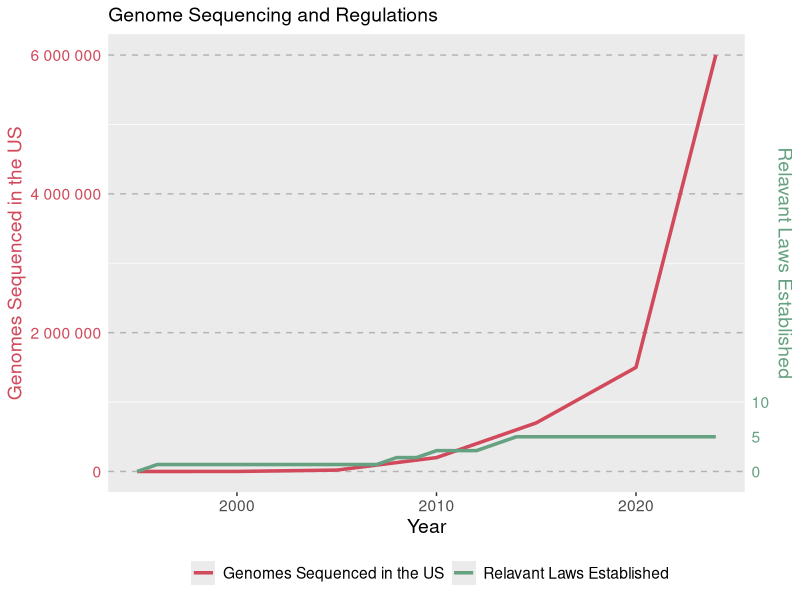
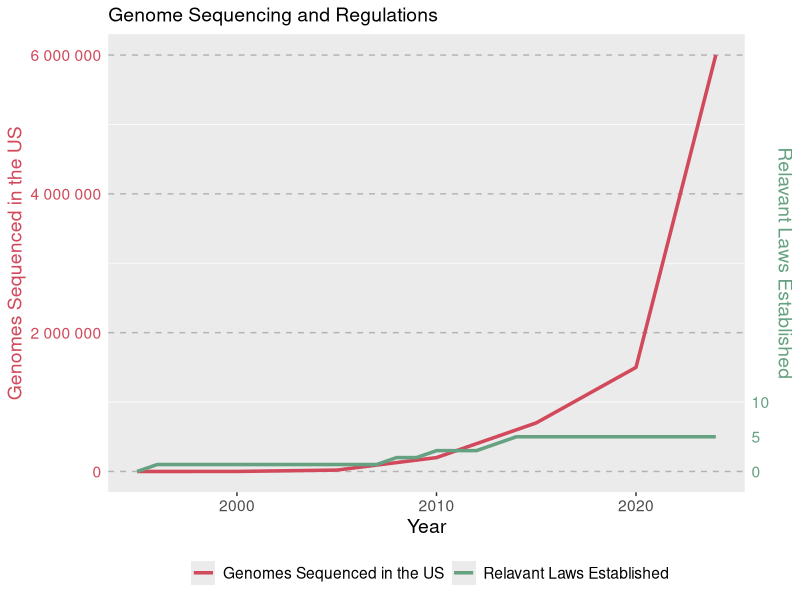

Here is the R script that generated these plots, in order:
library(dplyr)
library(readxl)
library(zoo)
library(ggplot2)
library(ggpubr)

d = read_excel(path = "policy_brief.xlsx")

d$law = na.approx(d$law)
d$sequence = na.approx(d$sequence)
d$cost = na.approx(d$cost)

inflation_ratio = 100000
color1 = "#66A182"
color2 = "#D1495B"

d$law = d$law * inflation_ratio

plt = ggplot(d, aes(x = year)) +
  geom_line(aes(y = sequence, color = "Genomes Sequenced in the US"), size = 1.2) +
  geom_line(aes(y = law, color = "Relavant Laws Established"), size = 1.2) +
  # geom_line(aes(y = cost, color = "Average Sequence Cost"), size = 1.2) +
  # scale_y_continuous(labels = scales::label_number()) +
  scale_y_continuous(labels = scales::label_number(),
                     sec.axis = sec_axis(~./inflation_ratio, name = "Relavant Laws Established", 
                                         breaks = seq(0, 10, by = 5), 
                                         labels = seq(0, 10, by = 5)  )) +
  scale_color_manual(values = c("Genomes Sequenced in the US" = color2, 
                                "Relavant Laws Established" = color1),
                     name = "") +
  labs(y = "Genomes Sequenced in the US", 
       x = "Year") +
  ggtitle(label = NULL, subtitle = "Genome Sequencing and Regulations") +
  theme_cleveland() +
  theme(text = element_text(size = 14),
        axis.title.y = element_text(color = color2),
        axis.text.y = element_text(color = color2),
        axis.title.y.right = element_text(color = color1),
        axis.text.y.right = element_text(color = color1),
        plot.title = element_text(hjust = 0.5),
        legend.position = "bottom"); plt

ggsave(filename = "policy_brief.png", plot = plt, device = "png", dpi = 1200,
       width = 6, height = 5)



